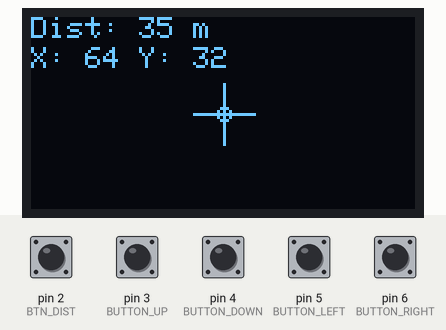
Recording of a sketch running on a simulated Arduino Uno, built with avr-gcc and run on an emulated ATmega328P. On the bench: 128×64 one-colour display. The inputs (shaded band) are chosen by the test bench; at power-on: pin 2 (BTN_DIST), pin 3 (BUTTON_UP), pin 4 (BUTTON_DOWN), pin 5 (BUTTON_LEFT), pin 6 (BUTTON_RIGHT) HIGH. EEPROM starts erased.

Above: at 1.2 s.
1.3 s: pin 3 (BUTTON_UP) pulled LOW for 1 s
At 3.1 s:
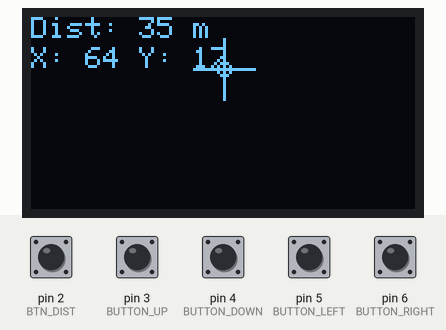
3.8 s: pin 2 (BTN_DIST) pulled LOW for 0.15 s
At 5.0 s:
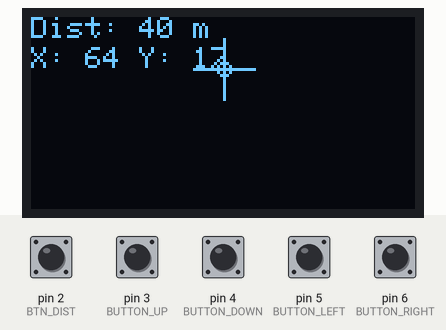
5.5 s: pin 4 (BUTTON_DOWN) pulled LOW for 0.15 s
At 6.8 s:
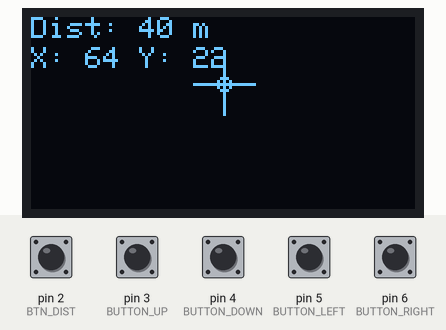
7.3 s: pin 5 (BUTTON_LEFT) pulled LOW for 0.15 s
At 8.7 s:
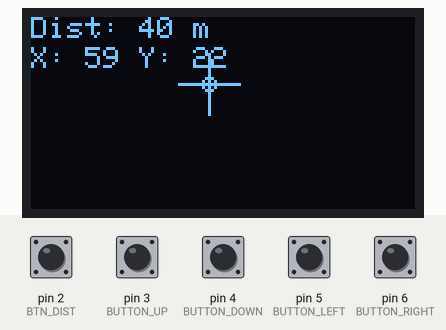
9.0 s: pin 6 (BUTTON_RIGHT) pulled LOW for 1 s
At 10.8 s:
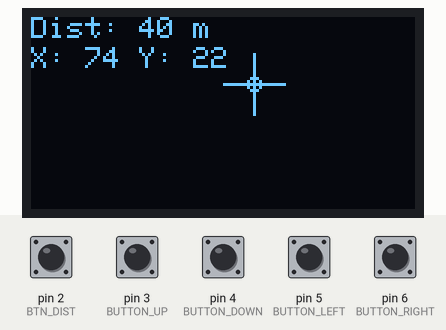
11.5 s: pin 2 (BTN_DIST) pulled LOW for 1 s
Timing chart, 0 to 14.5 s (numbered marks = the images above; inputs shaded):
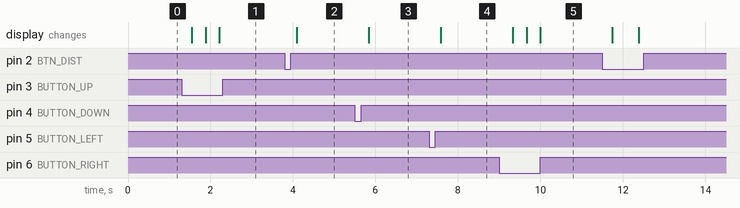

The sketch:

Sight.ino
```cpp
#include <SPI.h>
#include <Wire.h>
#include <Adafruit_GFX.h>
#include <Adafruit_SSD1306.h>
#include <EEPROM.h>

#define SCREEN_WIDTH 128
#define SCREEN_HEIGHT 64

#define OLED_MOSI   9
#define OLED_CLK   10
#define OLED_DC    11
#define OLED_CS    12
#define OLED_RESET 13

#define BTN_DIST      2
#define BUTTON_UP     3
#define BUTTON_DOWN   4
#define BUTTON_LEFT   5
#define BUTTON_RIGHT  6

Adafruit_SSD1306 display(SCREEN_WIDTH, SCREEN_HEIGHT,
  OLED_MOSI, OLED_CLK, OLED_DC, OLED_RESET, OLED_CS);

int distanceMeters = 35;
const int EEPROM_ADDR = 0;

int centerX = SCREEN_WIDTH / 2;
int centerY = SCREEN_HEIGHT / 2;

unsigned long pressStartDist = 0;
bool distHeld = false;

const unsigned long LONG_PRESS_TIME = 800;
const unsigned long FAST_REPEAT_INTERVAL = 150;

void setup() {
  Serial.begin(9600);

  pinMode(BTN_DIST, INPUT_PULLUP);
  pinMode(BUTTON_UP, INPUT_PULLUP);
  pinMode(BUTTON_DOWN, INPUT_PULLUP);
  pinMode(BUTTON_LEFT, INPUT_PULLUP);
  pinMode(BUTTON_RIGHT, INPUT_PULLUP);

  distanceMeters = EEPROM.read(EEPROM_ADDR);
  if (distanceMeters < 0 || distanceMeters > 250) distanceMeters = 35;

  if (!display.begin(SSD1306_SWITCHCAPVCC)) {
    Serial.println(F("SSD1306 allocation failed"));
    while (true);
  }
}

void loop() {
  unsigned long now = millis();

  // --- Distance Control (Single Button) ---
  if (digitalRead(BTN_DIST) == LOW) {
    if (!distHeld) {
      pressStartDist = now;
      distHeld = true;
      distanceMeters += 5;  // Short press: increase
      EEPROM.write(EEPROM_ADDR, distanceMeters);
      delay(200);
    } else if (now - pressStartDist > LONG_PRESS_TIME) {
      static unsigned long lastRepeatDist = 0;
      if (now - lastRepeatDist > FAST_REPEAT_INTERVAL) {
        distanceMeters -= 5;  // Long press: decrease
        if (distanceMeters < 0) distanceMeters = 0;
        EEPROM.write(EEPROM_ADDR, distanceMeters);
        lastRepeatDist = now;
      }
    }
  } else {
    distHeld = false;
  }

  // --- Crosshair Movement (Single Press Only) ---
  if (digitalRead(BUTTON_UP) == LOW) {
    centerY -= 5;
    delay(200);
  }

  if (digitalRead(BUTTON_DOWN) == LOW) {
    centerY += 5;
    delay(200);
  }

  if (digitalRead(BUTTON_LEFT) == LOW) {
    centerX -= 5;
    delay(200);
  }

  if (digitalRead(BUTTON_RIGHT) == LOW) {
    centerX += 5;
    delay(200);
  }

  centerX = constrain(centerX, 0, SCREEN_WIDTH - 1);
  centerY = constrain(centerY, 0, SCREEN_HEIGHT - 1);

  display.clearDisplay();
  display.setTextColor(WHITE);
  display.setTextSize(1);
  display.setCursor(0, 0);
  display.print("Dist: ");
  display.print(distanceMeters);
  display.print(" m");

  display.setCursor(0, 10);
  display.print("X: ");
  display.print(centerX);
  display.print(" Y: ");
  display.print(centerY);

  display.drawLine(centerX - 10, centerY, centerX + 10, centerY, WHITE);
  display.drawLine(centerX, centerY - 10, centerX, centerY + 10, WHITE);
  display.drawCircle(centerX, centerY, 2, WHITE);

  display.display();
  delay(100);
}
```

Measured:
- after the input at 1.3 s, the display: first changes after 0.25 s (image 1 shows a later state)
- after the input at 3.8 s, the display: changes after 0.29 s (image 2)
- after the input at 5.5 s, the display: changes after 0.34 s (image 3)
- after the input at 7.3 s, the display: changes after 0.29 s (image 4)
- after the input at 9.0 s, the display: first changes after 0.33 s (image 5 shows a later state)
